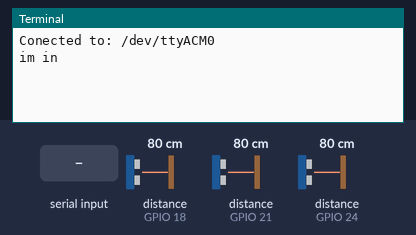
Bench run of a program on a simulated Raspberry Pi (BCM pin numbers). Parts: the last lines printed to the terminal. The test bench sets the inputs (shaded band); at power-on: distance to the obstacle (sensors on GPIO 18, GPIO 21, GPIO 24) 80 cm. The echo pulse lasts 58.3 µs per cm; the clock reads 2024-03-15 10:24:30 at power-on unless the program sets it.

Above: at 1.2 s.
1.3 s: "1\n" received over the second serial link
At 1.6 s:
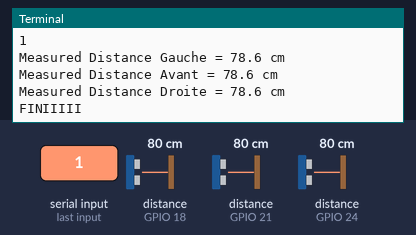
2.8 s: "0\n" received over the second serial link
4.3 s: distance to the obstacle (sensor on GPIO 18) set to 2 cm
At 5.7 s:
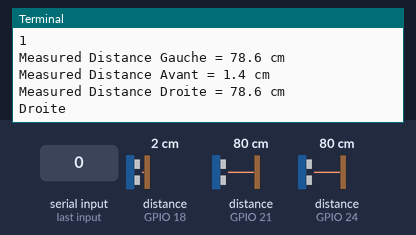
Timing chart, 0 to 7.3 s (numbered marks = the images above; inputs shaded):
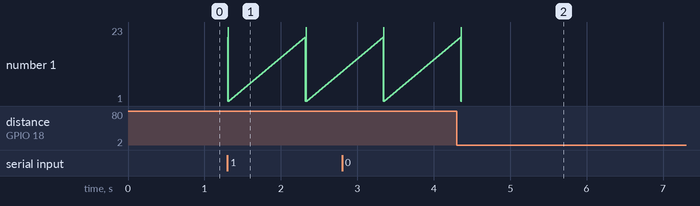

The program:

main.py
```python
#Libraries
import RPi.GPIO as GPIO
import time
import serial

#GPIO Mode (BOARD / BCM)
GPIO.setmode(GPIO.BCM)

####GAUCHE####
#set GPIO Pins
GPIO_TRIGGER_G = 20
GPIO_ECHO_G = 21

#set GPIO direction (IN / OUT)
GPIO.setup(GPIO_TRIGGER_G, GPIO.OUT)
GPIO.setup(GPIO_ECHO_G, GPIO.IN)

####AVANT####
#set GPIO Pins
GPIO_TRIGGER_A = 17
GPIO_ECHO_A = 18

#set GPIO direction (IN / OUT)
GPIO.setup(GPIO_TRIGGER_A, GPIO.OUT)
GPIO.setup(GPIO_ECHO_A, GPIO.IN)

####Droite####
#set GPIO Pins
GPIO_TRIGGER_D = 23
GPIO_ECHO_D = 24

#set GPIO direction (IN / OUT)
GPIO.setup(GPIO_TRIGGER_D, GPIO.OUT)
GPIO.setup(GPIO_ECHO_D, GPIO.IN)

def distance(GPIO_TRIGGER, GPIO_ECHO):
    # set Trigger to HIGH
    GPIO.output(GPIO_TRIGGER, True)

    # set Trigger after 0.01ms to LOW
    time.sleep(0.00001)
    GPIO.output(GPIO_TRIGGER, False)

    StartTime = 0
    StopTime = 0
    test = 0
    # save StartTime
    while GPIO.input(GPIO_ECHO) == 0:
        print(GPIO_TRIGGER)
        StartTime = time.time()

    # save time of arrival
    while GPIO.input(GPIO_ECHO) == 1:
        print("1")
        StopTime = time.time()

    # time difference between start and arrival
    TimeElapsed = StopTime - StartTime
    # multiply with the sonic speed (34300 cm/s)
    # and divide by 2, because there and back
    distance = (TimeElapsed * 34300) / 2

    return distance


try:
    arduino = serial.Serial('/dev/ttyACM0')  # open serial port
    print("Conected to: "+ arduino.name)

except serial.serialutil.SerialException:
    raise AssertionError("The serial is not available")
except:
    raise AssertionError("Something went wrong with the serial")

if __name__ == '__main__':
    try:
        while True:
            print("im in")
            bit = arduino.read()
            print(bit)

            if(bit != ""):

                print("Bonjour")
                dist_G = distance(GPIO_TRIGGER_G, GPIO_ECHO_G)
                dist_A = distance(GPIO_TRIGGER_A, GPIO_ECHO_A)
                dist_D = distance(GPIO_TRIGGER_D, GPIO_ECHO_D)

                print ("Measured Distance Gauche = %.1f cm" % dist_G)
                print ("Measured Distance Avant = %.1f cm" % dist_A)
                print ("Measured Distance Droite = %.1f cm" % dist_D)

                min_dist =20

                if (dist_D > 35  and dist_A > 35 and dist_G > 35):
                    print('FINIIIII')
                    arduino.write(b'0')
                    time.sleep(1)

                elif (dist_D > min_dist):

                    print('Droite')
                    arduino.write(b'1')
                    time.sleep(4)

                    print('Avant')
                    arduino.write(b'2')
                    time.sleep(3)

                elif (dist_A > 20):

                    print('Avant')
                    arduino.write(b'2')
                    time.sleep(3)

                elif (dist_G > min_dist):

                    print('Gauche')
                    arduino.write(b'3')
                    time.sleep(3)

                    print('Avant')
                    arduino.write(b'2')
                    time.sleep(2)

                else:

                    print('Demi Tour')
                    arduino.write(b'4')

		    time.sleep(4)


        # Reset by pressing CTRL + C
    except KeyboardInterrupt:
        print("Measurement stopped by User")
        GPIO.cleanup()
```

Measured:
- after the input at 1.3 s, the terminal: prints a new line at once (image 1)
- after the input at 4.3 s, the terminal: prints a new line after 0.07 s (image 2)
